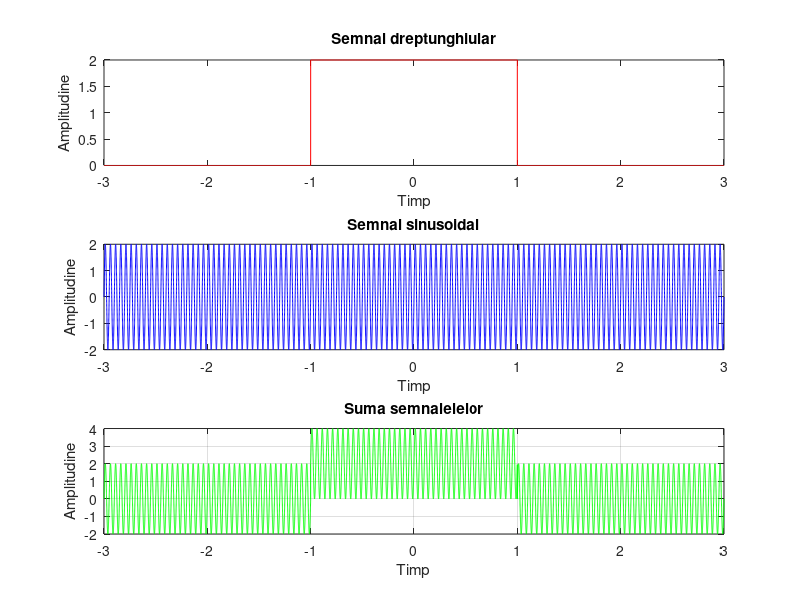
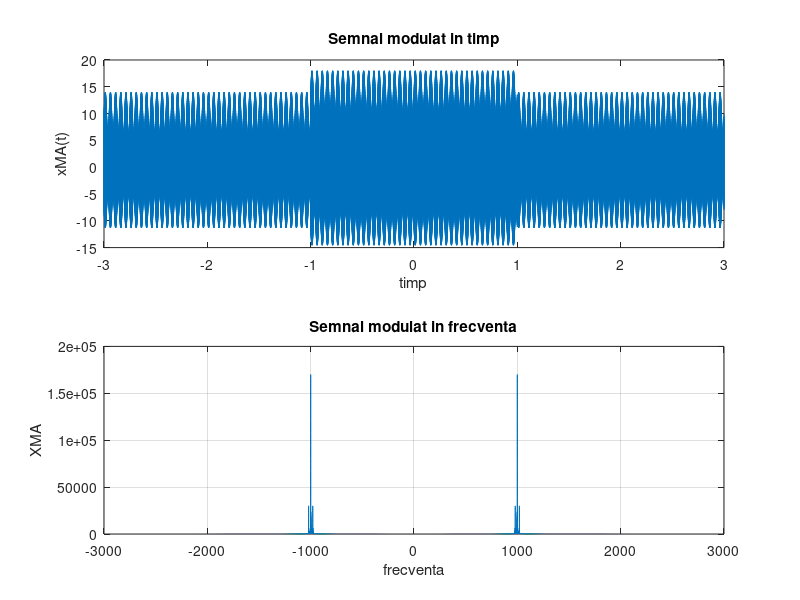
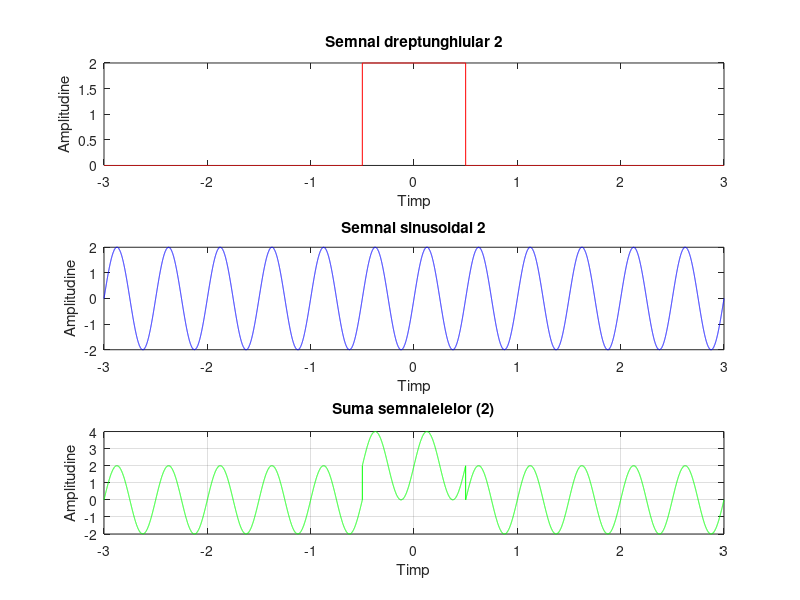
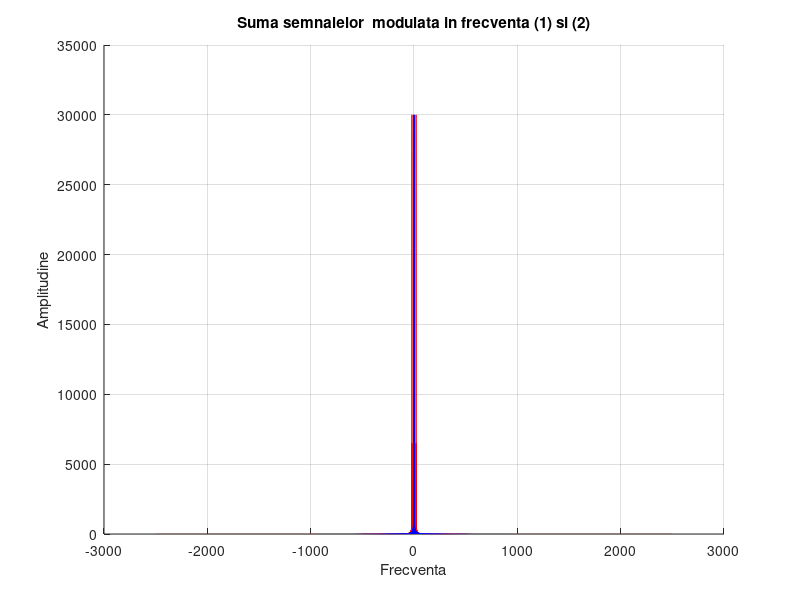

Recreate these plots in MATLAB, in order.
clc
close all
clear all
format long

% amplitudine și frecvență aleatoare (la fiecare  rulare)
A2 = 2;
F2 = 20;

Fs = 5000;
Ts = 1/Fs;
A1 = 2;

a = -3;
b = 3;
t = a : Ts : b;

%generare semnal dreptunghiular
x1 = A1 * rectpuls(t, 2);

%generare semnal sinusoidal
x2 = A2 * sin(2 * pi * F2 * t);

%Suma celor doua semnale:
x3 = x1 + x2;

%Afisare semnale separat:

figure
hold on

subplot(3,1,1)
plot(t, x1, 'r')
xlabel('Timp')
ylabel('Amplitudine')
title('Semnal dreptunghiular')

subplot(3,1,2)
plot(t, x2, 'b')
xlabel('Timp')
ylabel('Amplitudine')
title('Semnal sinusoidal')


subplot(3,1,3)
plot(t, x3, 'g')
xlabel('Timp')
ylabel('Amplitudine')
title('Suma semnalelelor')

grid


%Semnal modulat in frecventa:
Nfft = length(x3) * 13;
pas = Fs/Nfft;
F = -Fs/2 : pas : Fs/2 - pas;
X3 = fft(x3, Nfft);

%Semnal modulat timp
kA = 2;
Ap = 10;
Fp = 1000;
 
xMA = (Ap + kA * x3) .* cos(2*pi*Fp*t);

%Semnal modulat in frecventa
Nfft3 = length(xMA) * 15;
F3 = -Fs/2 :Fs/Nfft3 : Fs/2 - Fs/Nfft3;
XMA = fft(xMA, Nfft3);

figure
hold on

subplot(2,1,1)
plot(t, xMA)
xlabel('timp')
ylabel('xMA(t)')
title('Semnal modulat in timp')

subplot(2,1,2)
plot(F3, abs(fftshift(XMA)))
xlabel('frecventa')
ylabel('XMA')
title('Semnal modulat in frecventa')

grid

%%%%%%%%%%%%%%%%%%%%%%%%%%%%%%%%%%%%%%%%%%%%%%%%%%%%%%%%%%%%%%%%%%%%%%%
%Comparatii cu un al doilea semnal 

A11 = A1;
A22 = A2;
F22 = 2;

%t2 = -1 : Ts : 5;

%generam un al doilea semnal dreptunghiular
%x11 = A11 * rectpuls(t2, 1);
x11 = A11 * rectpuls(t, 1);

%generare al doilea semnal sinusoidal
%x22 = A22 * sin( 2 * pi * F22 * t2 );
x22 = A22 * sin( 2 * pi * F22 * t );

%Suma celor doua semnale:
x33 = x11 + x22;

figure
hold on

subplot(3,1,1)
%plot(t2, x11, 'r')
plot(t, x11, 'r')
xlabel('Timp')
ylabel('Amplitudine')
title('Semnal dreptunghiular 2')

subplot(3,1,2)
%plot(t2, x22, 'b')
plot(t, x22, 'b')
xlabel('Timp')
ylabel('Amplitudine')
title('Semnal sinusoidal 2')


subplot(3,1,3)
%plot(t2, x33, 'g')
plot(t, x33, 'g')
xlabel('Timp')
ylabel('Amplitudine')
title('Suma semnalelelor (2)')

grid

%Semnal modulat in frecventa:
Nfft2 = length(x33) * 13;
pas2 = Fs/Nfft2;
F2 = -Fs/2 : pas2 : Fs/2 - pas2;
X33 = fft(x33, Nfft2);

%Semnal modulat timp
kA = 2;
Ap = 10;
Fp = 1000;
 
%xMA2 = (Ap + kA * x33) .* cos(2*pi*Fp*t2);
xMA2 = (Ap + kA * x33) .* cos(2*pi*Fp*t);

%Semnal modulat in frecventa
Nfft33 = length(xMA2) * 15;
F3 = -Fs/2 : Fs/Nfft33 : Fs/2 - Fs/Nfft33;
XMA2 = fft(xMA2, Nfft33);

figure
hold on

plot(F, abs(fftshift(X3)), 'r')
plot(F, abs(fftshift(X33)), 'b')
xlabel('Frecventa')
ylabel('Amplitudine')
title('Suma semnalelor  modulata in frecventa (1) si (2)')

grid

figure
hold on

%plot(t2, xMA)
%plot(t2, xMA2)
plot(t, xMA)
plot(t, xMA2)
xlabel('timp')
ylabel('xMA(t)')
title('Semnal modulat in timp (1) si (2)')

grid

figure
hold on

plot(F3, abs(fftshift(XMA)))
plot(F3, abs(fftshift(XMA2)))
xlabel('frecventa')
ylabel('XMA')
title('Semnal modulat in frecventa (1) si (2)')

grid
